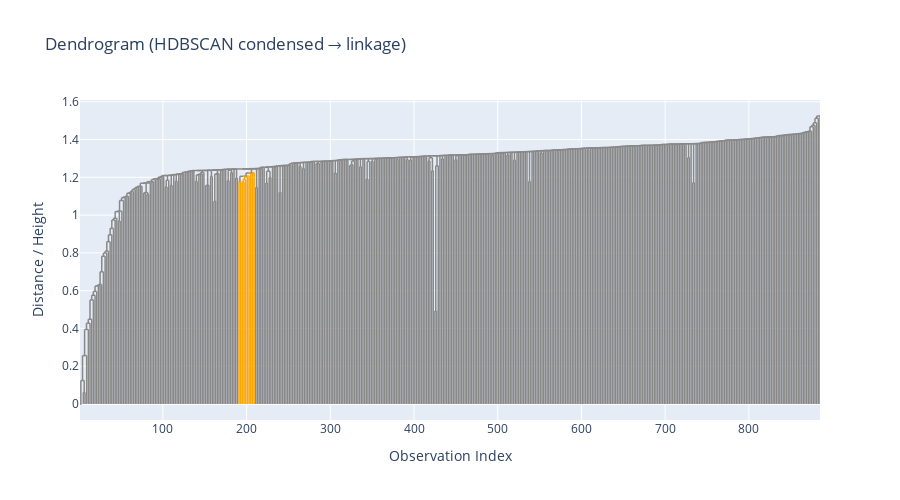

Notebook code cell kept with this figure:
### Code cell
highlight_cluster_ids = related_cluster_leaves
fig = plot_dendrogram(
    linkage_mapped,
    highlight_cluster_ids,
    old_new_id_map,
    stability_scores=stability_scores,
).show()
